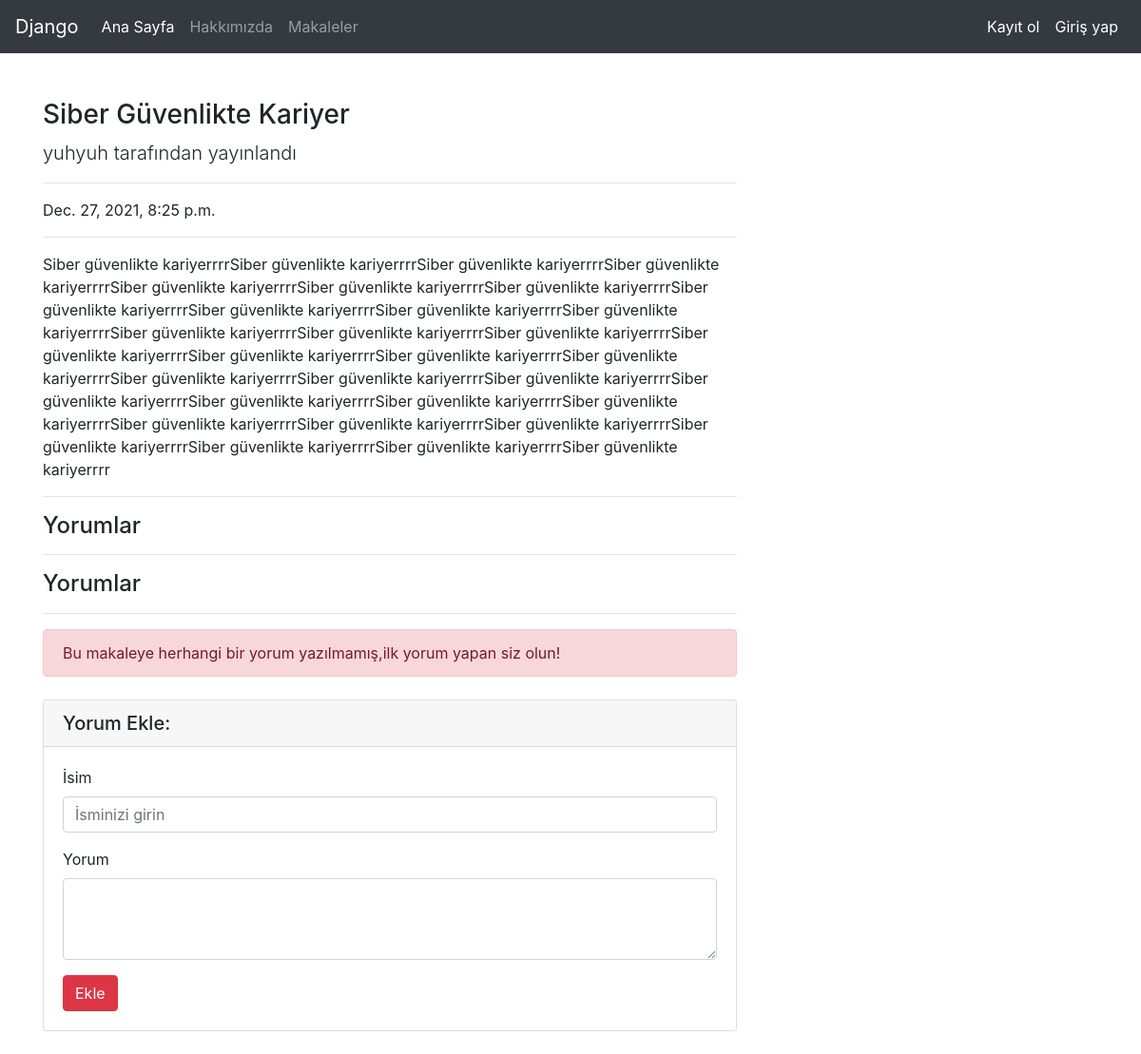
/articles/article/9, run on the app's committed database.
### article/models.py (models this page shows, shortened)
class Article(models.Model):
    author  = models.ForeignKey("auth.User",on_delete= models.CASCADE,verbose_name="Yazar") #user direk gelir, user silinirse cascade ile siler
    title = models.CharField(max_length=50,verbose_name="Başlık")
    content = RichTextField()
    created_date = models.DateTimeField(auto_now_add=True,verbose_name="Oluşturulma tarihi") #güncel time alır
    article_image = models.FileField(blank=True,null=True,verbose_name="Makaleye Fotoğraf Ekleyin") #boş gelebilir

### article/views.py (the view)
# urls.py: path('article/<int:id>',views.details,name="details"),
def details(request,id):
    article = get_object_or_404(Article,id = id)  #Veritabanından ilgili id ye sahip articleı getirecektir
    return render(request,"detail.html",{"article" : article})

### templates/detail.html (shortened to what this page needs)
{% extends "layout.html" %}
{% block body %}
<div class="row">
    <div class="col-lg-8">
      <h3 class="mt-4">{{article.title}}</h3>
      <p class="lead">
        {{article.author.username}} tarafından yayınlandı
      </p>
      <hr>
      <p>{{article.created_date}}</p>
      <hr>
      <p class="lead">
          {{article.content|safe}}
      </p>
      <hr>
      <h4>Yorumlar</h4>
      <hr>
      <h4>Yorumlar</h4>
      <hr>
      {% if comments %}
      {% for comment in comments  %}
        <div class="media mb-4">
          <img class="d-flex mr-3 rounded-circle" src="http://placehold.it/50x50" alt="">
          <div class="media-body">
            <h5 class="mt-0">{{comment.comment_author}}</h5>
            {{comment.comment_date}} <br>
            {{comment.comment_content}}
          </div>
        </div>
      {% endfor %}
      {% else %}
      <div class ="alert alert-danger">
        Bu makaleye herhangi bir yorum yazılmamış,ilk yorum yapan siz olun!
      </div>
      {% endif %}
      <div class="card my-4">
        <h5 class="card-header">Yorum Ekle:</h5>
        <div class="card-body">
          <form method = "post" action = "{% url 'article:comment' article.id %}">
            <div class="form-group">
                <label for="formGroupExampleInput">İsim</label>
                <input name = "comment_author" type="text" class="form-control" id="formGroupExampleInput" placeholder="İsminizi girin">
              </div>
            <div class="form-group">
                <label for="formGroupExampleInput">Yorum</label>
              <textarea name = "comment_content" class="form-control" rows="3"></textarea>
            </div>
            <button type="submit" class="btn btn-danger">Ekle</button>
          </form>
        </div>
      </div>
        </div>
      </div>
{% endblock body %}

### data on the page
Article: title "Siber Güvenlikte Kariyer", author.username "yuhyuh", created_date "Dec. 27, 2021, 8:25 p.m.", content "Siber güvenlikte kariyerrrrSiber güvenlikte kariyerrrrSiber güvenlikte kariyerrrrSiber güvenlikte kariyerrrrSiber güvenlikte kariyerrrrSiber güvenlikte kariyerrrrSiber güvenlikte kariyerrrrSiber güvenlikte kariyerrrrSiber güvenlikte kariyerrrrSiber güvenlikte kariyerrrrSiber güvenlikte kariyerrrrSiber güvenlikte kariyerrrrSiber güvenlikte kariyerrrrSiber güvenlikte kariyerrrrSiber güvenlikte kariyerrrrSiber güvenlikte kariyerrrrSiber güvenlikte kariyerrrrSiber güvenlikte kariyerrrrSiber güvenlikte kariyerrrrSiber güvenlikte kariyerrrrSiber güvenlikte kariyerrrrSiber güvenlikte kariyerrrrSiber güvenlikte kariyerrrrSiber güvenlikte kariyerrrrSiber güvenlikte kariyerrrrSiber güvenlikte…"
